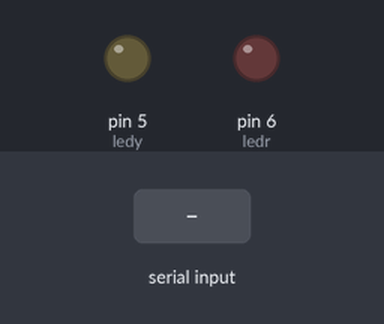
Simulated run of this sketch. Board: Arduino Uno, built with avr-gcc and run on an emulated ATmega328P. Shown: output pins drawn as LEDs (lit = HIGH). Inputs (shaded band) come from the test bench. What the sketch prints to the serial monitor is not drawn.

Above: at 1.2 s.
1.3 s: "R" received over the second serial link
At 1.6 s:
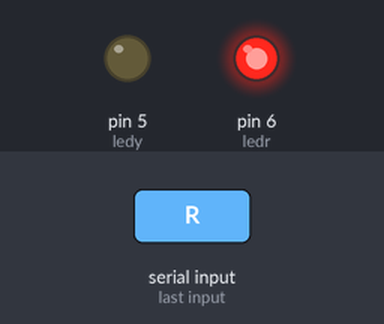
2.8 s: "Y" received over the second serial link
At 3.9 s:
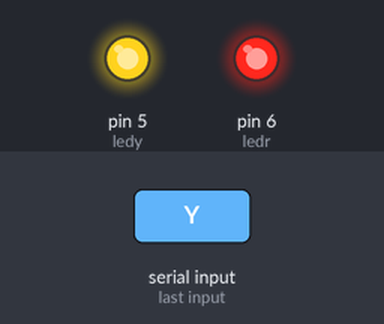
4.3 s: "r" received over the second serial link
At 5.0 s:
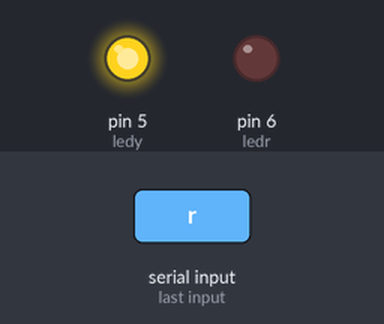
Timing chart, 0 to 7.3 s (numbered marks = the images above; inputs shaded):
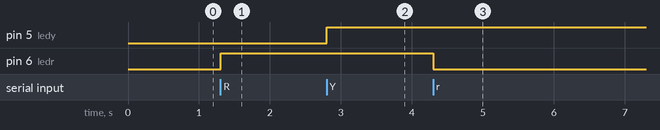

Measured:
- after the input at 1.3 s, pin 6 (ledr): LOW → HIGH at once
- after the input at 2.8 s, pin 5 (ledy): LOW → HIGH at once
- after the input at 4.3 s, pin 6 (ledr): HIGH → LOW at once

The sketch:

led_control.ino
```cpp
#include <SoftwareSerial.h>

SoftwareSerial serialbt(8, 9); //Inicializa os pinos 8 e 9 como rx e tx do bluetooth.
#define ledr 6 //Led vermelho
#define ledy 5 //Led amarelo

char valorbt;

void setup() {
  // put your setup code here, to run once:
  serialbt.begin(9600);
  pinMode(ledr, OUTPUT);
  pinMode(ledy, OUTPUT);
  digitalWrite(ledr, LOW);
  digitalWrite(ledy, LOW);
  Serial.begin(9600);
}

void loop() {

  // put your main code here, to run repeatedly:
  Serial.println(serialbt.available());

  if (serialbt.available())
  {
    valorbt = serialbt.read();
    Serial.println(valorbt);
  }
  if (valorbt=='R'){
    digitalWrite(ledr, HIGH); //Acende led vermelho
  }

  if (valorbt=='r'){
    digitalWrite(ledr, LOW); //Apaga led vermelho
  }

  if (valorbt=='Y'){
    digitalWrite(ledy, HIGH); //Acende led amarelo
  }

  if (valorbt=='y'){
    digitalWrite(ledy, LOW); //Apaga led amarelo
  }

  if (valorbt=='A'){
    digitalWrite(ledr, HIGH); //Acende todos os leds
    digitalWrite(ledy, HIGH);
  }

  if (valorbt=='a'){
    digitalWrite(ledr, LOW); //Apaga todos os leds
    digitalWrite(ledy, LOW);
  }
}
```
